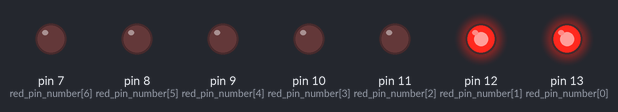
Recording of a sketch running on a simulated Arduino Uno, built with avr-gcc and run on an emulated ATmega328P. Shown: output pins drawn as LEDs (lit = HIGH).

Above: at 0.05 s.
At 0.2 s:
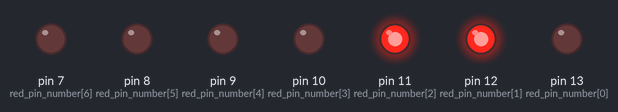
At 0.35 s:
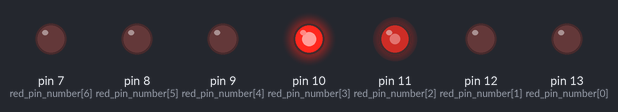
At 0.7 s:
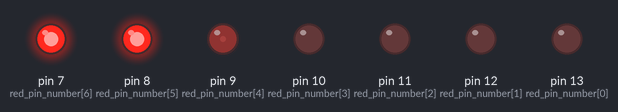
At 1.05 s:
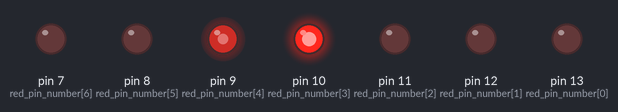
At 1.35 s:
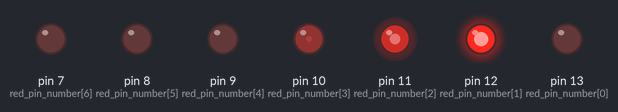
Timing chart, 0 to 3.5 s (numbered marks = the images above):
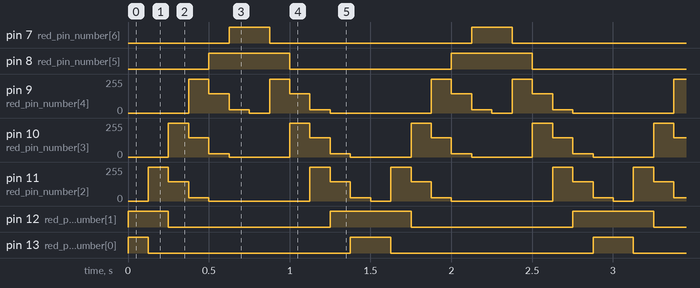

The sketch:

BareMinimum.ino
```cpp
// initialize variables
int red_pin_number[] = {13, 12, 11, 10, 9, 8, 7};
int number_of_leds = sizeof(red_pin_number) / sizeof(red_pin_number[0]);;
int dim = 25;
int intermediate = 145;
int off = 0;
int bright = 255;
int time = 125;

// turn on the LEDs based on the current position
void turn_on_LEDs(int position, bool forward_flag) {

  // if the LEDs are moving forward
  if (forward_flag == true) {

    // check if the position index is not at the end of the array
    if (position < number_of_leds) {

      // if the position index is at the start of the array then have:
      // one LED on at full brightness
      if (position == 0) {
        analogWrite(red_pin_number[position], bright);
      }

      // if the position index is not at the start of the array
      else {

        // if the position index is at the 2nd element in the array then have:
        // one LED at full brightness
        // another LED at intermediate brightness
        if (position == 1) {
          analogWrite(red_pin_number[position], bright);
          analogWrite(red_pin_number[position - 1], intermediate);
        }

        // if the position index is not at the 2nd element in the array then have:
        // one LED at full brightness
        // another LED at intermediate brightness
        // last LED at dim brightness
        else {
          analogWrite(red_pin_number[position], bright);
          analogWrite(red_pin_number[position - 1], intermediate);
          analogWrite(red_pin_number[position - 2], dim);
        }
      }
    }

    // if the position index is at the end of the array
    else {

      // if the position index is at the end of the array then have:
      // one LED at intermediate brightness
      // another LED at dim brightness
      if (position == number_of_leds) {
        analogWrite(red_pin_number[position - 1], intermediate);
        analogWrite(red_pin_number[position - 2], dim);
      }

      // if the position index is out of bounds then have:
      // one LED at dim brightness
      else {
        analogWrite(red_pin_number[position - 2], dim);
      }
    }
  }

  // if the LEDs are moving backward
  else {

    // check if the position index is not out of bounds
    if (position > -1) {

      // if the position index is at the last element of the array then have:
      // one LED on at full brightness
      if (position == number_of_leds - 1) {
        analogWrite(red_pin_number[position], bright);
      }

      // if the position index is not at the last element of the array
      else {

        // if the position index is at the 2nd to last element in the array then have:
        // one LED at full brightness
        // another LED at intermediate brightness
        if (position == number_of_leds - 2) {
          analogWrite(red_pin_number[position], bright);
          analogWrite(red_pin_number[position + 1], intermediate);
        }

        // if the position index is not at the 2nd to last element in the array then have:
        // one LED at full brightness
        // another LED at intermediate brightness
        // last LED at dim brightness
        else {
          analogWrite(red_pin_number[position], bright);
          analogWrite(red_pin_number[position + 1], intermediate);
          analogWrite(red_pin_number[position + 2], dim);
        }
      }
    }

    // if the position index is out of bounds
    else {

      // if the position index is out of bounds then have:
      // one LED at intermediate brightness
      // another LED at dim brightness
      if (position == -1) {
        analogWrite(red_pin_number[position + 1], intermediate);
        analogWrite(red_pin_number[position + 2], dim);
      }

      // if the position index is out of bounds then have:
      // one LED at dim brightness
      else {
        analogWrite(red_pin_number[position + 2], dim);
      }
    }
  }
}

// turn off the LEDs based on the current position
void turn_off_LEDs(int position, bool forward_flag) {

  // if the LEDs are moving forward
  if (forward_flag == true) {

    // check if the position index is not at the end of the array
    if (position < number_of_leds) {

      // if the position index is at the start of the array then:
      // turn one LED off
      if (position == 0) {
        analogWrite(red_pin_number[position], off);
      }

      // if the position index is not at the start of the array
      else {

        // if the position index is at the 2nd element in the array then:
        // turn two LEDs off
        if (position == 1) {
          analogWrite(red_pin_number[position], off);
          analogWrite(red_pin_number[position - 1], off);
        }

        // if the position index is not at the 2nd element in the array then:
        // turn three LEDs off
        else {
          analogWrite(red_pin_number[position], off);
          analogWrite(red_pin_number[position - 1], off);
          analogWrite(red_pin_number[position - 2], off);
        }
      }
    }

    // if the position index is at the end of the array then:
    // turn one LED off
    else {
      analogWrite(red_pin_number[position - 2], off);
    }
  }

  // if the LEDs are moving backward
  else {

    // check if the position index is not out of bounds
    if (position > -1) {

      // if the position index is at the last element of the array have:
      // turn one LED off
      if (position == number_of_leds - 1) {
        analogWrite(red_pin_number[position], off);
      }

      // if the position index is not at the last element of the array
      else {

        // if the position index is at the 2nd to last element in the array then:
        // turn two LEDs off
        if (position == number_of_leds - 2) {
          analogWrite(red_pin_number[position], off);
          analogWrite(red_pin_number[position + 1], off);
        }

        // if the position index is not at the 2nd to last element in the array then:
        // turn three LEDs off
        else {
          analogWrite(red_pin_number[position], off);
          analogWrite(red_pin_number[position + 1], off);
          analogWrite(red_pin_number[position + 2], off);
        }
      }
    }

    // if the position index is out of bounds then:
    // turn one LED off
    else {
      analogWrite(red_pin_number[position + 2], off);
    }
  }
}

void setup() {
  // put your setup code here, to run once:

  // set pins 9-13 as output signals
  for (int i = 0; i < number_of_leds; i++) {
    pinMode(red_pin_number[i], OUTPUT);
  }
}

void loop() {
  // put your main code here, to run repeatedly:

  // move LEDs forward
  for (int i = 1; i < number_of_leds; i++) {
    turn_on_LEDs(i, true);
    delay(time);
    turn_off_LEDs(i, true);
  }

  // move LEDs backward
  for (int i = number_of_leds - 2; i > -1; i--) {
    turn_on_LEDs(i, false);
    delay(time);
    turn_off_LEDs(i, false);
  }
}
```

Measured:
- by itself, pin 7 (red_pin_number[6]): alternates HIGH for 0.25 s and LOW for 1.3 s
- by itself, pin 8 (red_pin_number[5]): alternates HIGH for 0.50 s and LOW for 1.0 s
- by itself, pin 10 (red_pin_number[3]): repeats every 0.75 s: 145/255 0.13 s, 25/255 0.13 s, 0/255 0.38 s, 255/255 0.13 s
- by itself, pin 12 (red_pin_number[1]): repeats every 1.5 s: LOW 1.0 s, HIGH 0.50 s
- by itself, pin 13 (red_pin_number[0]): repeats every 1.5 s: LOW 1.3 s, HIGH 0.25 s
- by itself, pin 9 (red_pin_number[4]): repeats every 1.5 s: 145/255 0.13 s, 25/255 0.13 s, 0/255 0.13 s, 255/255 0.13 s, 145/255 0.13 s, 25/255 0.13 s, 0/255 0.63 s, 255/255 0.13 s
- by itself, pin 11 (red_pin_number[2]): repeats every 1.5 s: 145/255 0.13 s, 25/255 0.13 s, 0/255 0.63 s, 255/255 0.13 s, 145/255 0.13 s, 25/255 0.13 s, 0/255 0.13 s, 255/255 0.13 s
